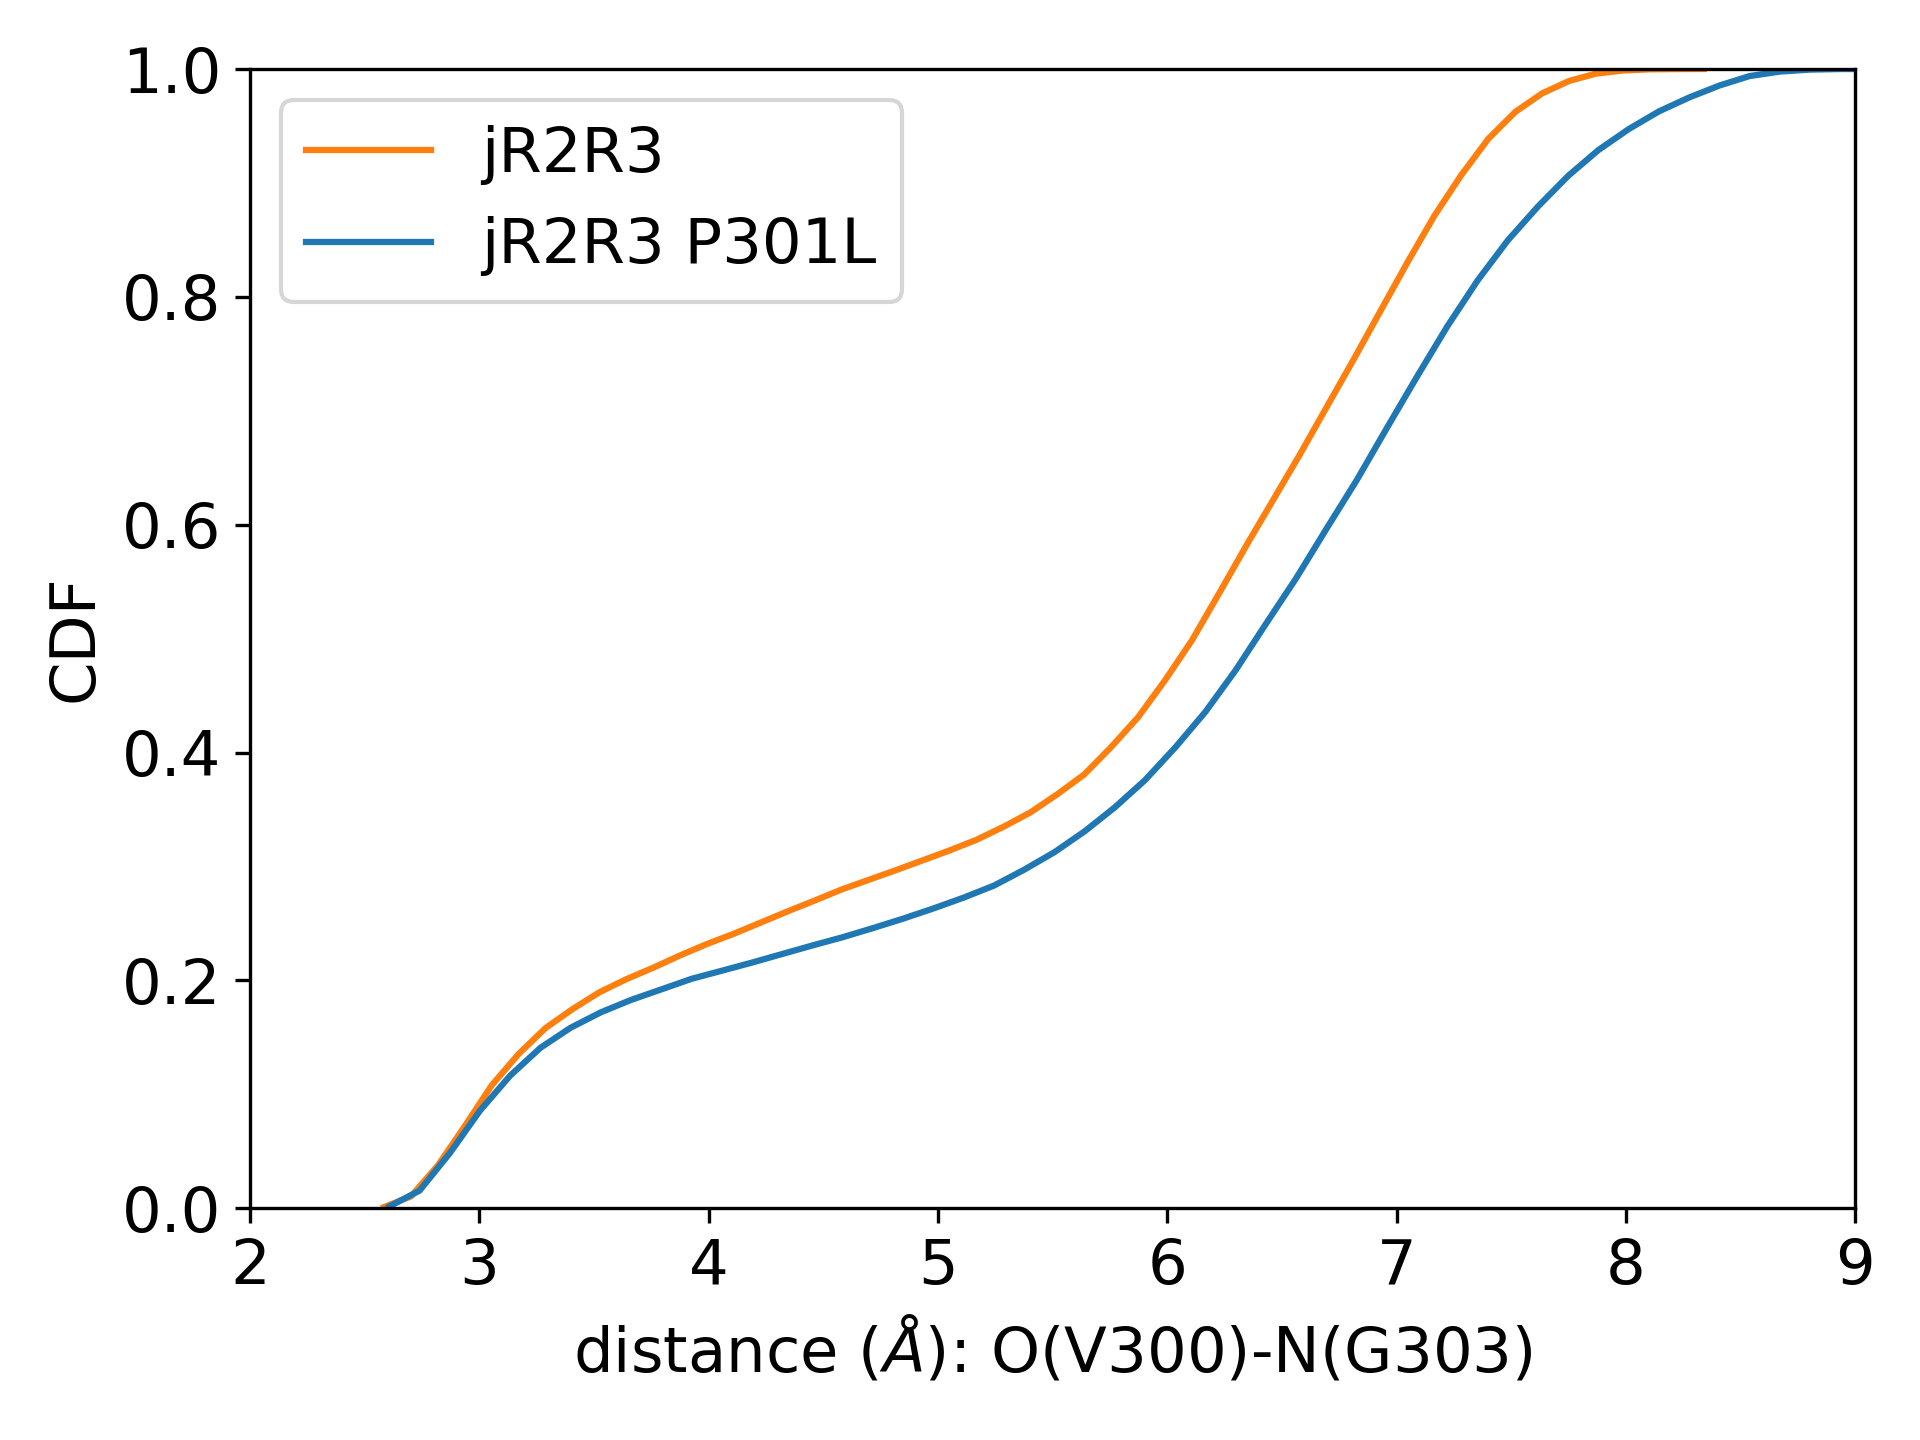

Recreate this plot in Python.
#%%
import numpy as np
import matplotlib.pyplot as plt
import MDAnalysis as mda
from MDAnalysis.analysis import distances
from tqdm import tqdm

traj_dir = '../../trajectories'
u1 = mda.Universe(f'{traj_dir}/jR2R3.gro',f'{traj_dir}/jR2R3.xtc')
u2 = mda.Universe(f'{traj_dir}/jR2R3_P301L.gro',f'{traj_dir}/jR2R3_P301L.xtc')

def get_dist(u):
    atom1 = u.select_atoms(f'resid {300-294} and name O')
    atom2 = u.select_atoms(f'resid {303-294} and name N')
    print(list(atom1.resnames))
    print(list(atom2.resnames))

    conv = 50000 ; timestep = u.trajectory[1].time #ps
    frame1 = int(conv/timestep)
    
    dist_array = []
    for ts in tqdm(u.trajectory[frame1:]):
        dist_array.append(float(distances.dist(atom1, atom2)[2]))
    dist_array = np.array(np.around(dist_array,3))
    
    return dist_array

dist1 = get_dist(u1)
dist2 = get_dist(u2)

#%% PLOT PROBABILITY DENSITY

def histo_line(data):
    bins = 50
    histo_height, bin_edges = np.histogram(data, bins=bins, density=True)
    bin_middle = np.diff(bin_edges)/2
    bin_middle = bin_middle + bin_edges[:len(bin_middle)]
    return bin_middle, histo_height

plt.figure()
bin1,hist1 = histo_line(dist1)
bin2,hist2 = histo_line(dist2)

plt.plot(bin1,hist1,label='jR2R3')
plt.plot(bin2,hist2,label='jR2R3 P301L')

plt.xlabel('distance ($\AA$)',fontsize=15)
plt.ylabel('probability density',fontsize=15)
plt.ylim(bottom=0)
plt.legend(fontsize=15)

#%% PLOT CDF
plt.figure()

cdf1 = np.cumsum(hist1/sum(hist1))
cdf2 = np.cumsum(hist2/sum(hist2))

plt.plot(bin1,cdf1,label='jR2R3',color='tab:orange')
plt.plot(bin2,cdf2,label='jR2R3 P301L',color='tab:blue')

plt.legend(fontsize=15)
plt.xlabel('distance ($\AA$): O(V300)-N(G303)',fontsize=15)
plt.ylabel('CDF',fontsize=15)
plt.xticks(fontsize=15)
plt.yticks(fontsize=15)
plt.ylim([0,1])
plt.xlim([2,9])
plt.tight_layout()
plt.savefig('O300-N303.png',dpi=300)
plt.show()
